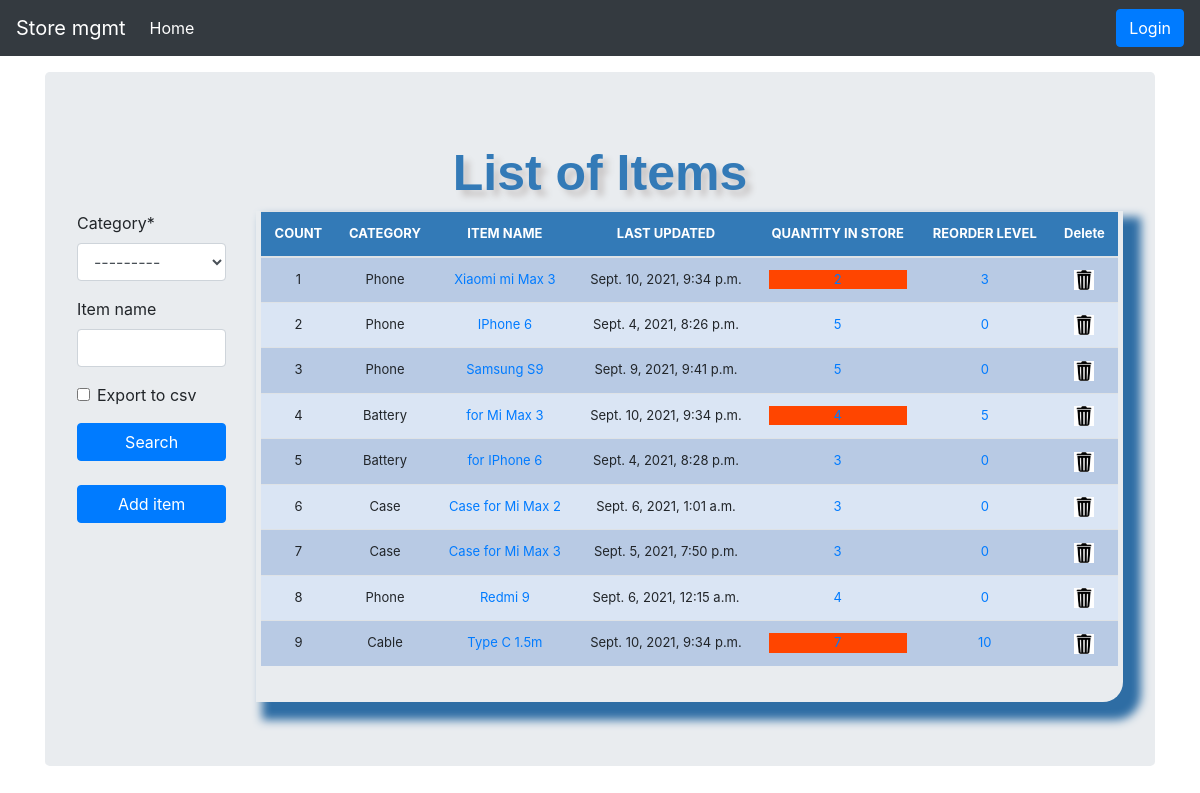
The app's page /list_items/ with its own data.
### stockmgmt/models.py (models this page shows, shortened)
class Stock(models.Model):
    category = models.ForeignKey(Category, on_delete=models.CASCADE)
    item_name = models.CharField(max_length=50, blank=True, null=True)
    quantity = models.IntegerField(default=0, blank=True, null=True)
    receive_quantity = models.IntegerField(default=0, blank=True, null=True)
    receive_by = models.CharField(max_length=50, blank=True, null=True)
    issue_quantity = models.IntegerField(default=0, blank=True, null=True)
    issue_by = models.CharField(max_length=50, blank=True, null=True)
    issue_to = models.CharField(max_length=50, blank=True, null=True)
    created_by = models.CharField(max_length=50, blank=True, null=True)
    reorder_level = models.IntegerField(default=0, blank=True, null=True)
    last_updated = models.DateTimeField(auto_now=True, auto_now_add=False)
    time_stamp = models.DateTimeField(auto_now=False, auto_now_add=True)
    export_to_CSV = models.BooleanField(default=False)

class Category(models.Model):
    name = models.CharField(max_length=50, blank=True, null=True)
    def __str__(self):
        return self.name

### stockmgmt/views.py (the view, shortened to what this page needs)
# urls.py: path('list_items/', views.list_item, name='list_items'),
def list_item(request):
    title = 'List of Items'
    form = StockSearchForm(request.POST or None)
    queryset = Stock.objects.all()
    context = {
        'form': form,
        'title': title,
        'queryset': queryset
    }
    return render(request, 'stockmgmt/list_item.html', context)

### stockmgmt/forms.py
class StockSearchForm(forms.ModelForm):
    export_to_CSV = forms.BooleanField(required=False)
    class Meta:
        model = Stock
        fields = ['category', 'item_name']

### templates/stockmgmt/list_item.html (shortened to what this page needs)
{% extends 'stockmgmt/home.html' %}
{% load static %}
{% load crispy_forms_tags %}
{% block header %}
    {{ title }}
{% endblock %}
{% block content %}
    <div class="row">
        <div class="col-sm-2">
            <form method="POST" action="">
                {{ form|crispy }}
                <input class="btn btn-primary btn-block" type="submit" value="Search"/>
            </form>
            <br>
            <a href="{% url 'add_items' %}">
                <div class="btn btn-primary btn-block">Add item</div>
            </a>
        </div>
        <div class="col-sm-10">
            <div class="display_table">
                <table class='table'>
                    <thead>
                    <tr>
                        <th>COUNT</th>
                        <th>CATEGORY</th>
                        <th>ITEM NAME</th>
                        <th>LAST UPDATED</th>
                        <th>QUANTITY IN STORE</th>
                        <th>REORDER LEVEL</th>
                        <th>Delete</th>
                    </tr>
                    </thead>
                    {% for instance in queryset %}
                        <tr>
                            <td>{{ forloop.counter }}</td>
                            <td>{{ instance.category }}</td>
                            <td><a href="{% url 'update_items' instance.id %}">
                                {{ instance.item_name }}</a></td>
                            <td> {{ instance.last_updated }}</td>
                            <td>
                                <a href="{% url 'stock_detail' instance.id %}">
                                    {% if instance.quantity <= instance.reorder_level %}
                                        <div style="background-color: orangered">
                                        </div>
                                    {% else %}
                                        {{ instance.quantity }}
                                    {% endif %}
                                </a>
                            </td>
                            <td><a href="{% url 'reorder_level' instance.id %}">
                                {{ instance.reorder_level }}
                            </a>
                            </td>
                            <td>
                                <a href="{% url 'delete_items' instance.id %}">
                                    <img src="{% static 'stockmgmt/img/trash.png' %}" style=width:20px;height:20px;>
                                </a>
                            </td>
                        </tr>
                    {% endfor %}
                </table>
            </div>
        </div>
    </div>
{% endblock %}

### stockmgmt/static/stockmgmt/css/stylesheet.css (style rules this page uses)
body { background-color: #34eb6b; }
.table { font-size: 13px; text-align: center; width: 95%; margin: auto; }
.table tr:nth-child(odd) { background: #B8CAE4 }
.table tr:nth-child(even) { background: #dae5f4 }
th { background-color: #337ab7; color: white; }
.display_table { border-bottom-right-radius: 20px; padding-left: 5px; padding-right: 5px; padding-bottom: 20px; box-shadow: 12px 12px 10px 6px #2e6da4; }

### stockmgmt/static/stockmgmt/css/navbar-top-fixed.css (style rules this page uses)
body { min-height: 75rem; padding-top: 4.5rem; }

### records on screen
Stock: category "Phone", item_name "Xiaomi mi Max 3", last_updated "Sept. 10, 2021, 9:34 p.m.", reorder_level "3"
Stock: category "Phone", item_name "IPhone 6", last_updated "Sept. 4, 2021, 8:26 p.m.", quantity "5", reorder_level "0"
Stock: category "Phone", item_name "Samsung S9", last_updated "Sept. 9, 2021, 9:41 p.m.", quantity "5", reorder_level "0"
Stock: category "Battery", item_name "for Mi Max 3", last_updated "Sept. 10, 2021, 9:34 p.m.", reorder_level "5"
Stock: category "Battery", item_name "for IPhone 6", last_updated "Sept. 4, 2021, 8:28 p.m.", quantity "3", reorder_level "0"
Stock: category "Case", item_name "Case for Mi Max 2", last_updated "Sept. 6, 2021, 1:01 a.m.", quantity "3", reorder_level "0"
Stock: category "Case", item_name "Case for Mi Max 3", last_updated "Sept. 5, 2021, 7:50 p.m.", quantity "3", reorder_level "0"
Stock: category "Phone", item_name "Redmi 9", last_updated "Sept. 6, 2021, 12:15 a.m.", quantity "4", reorder_level "0"
Stock: category "Cable", item_name "Type C 1.5m", last_updated "Sept. 10, 2021, 9:34 p.m.", reorder_level "10"

### other values on screen
{{ title }} "List of Items"
